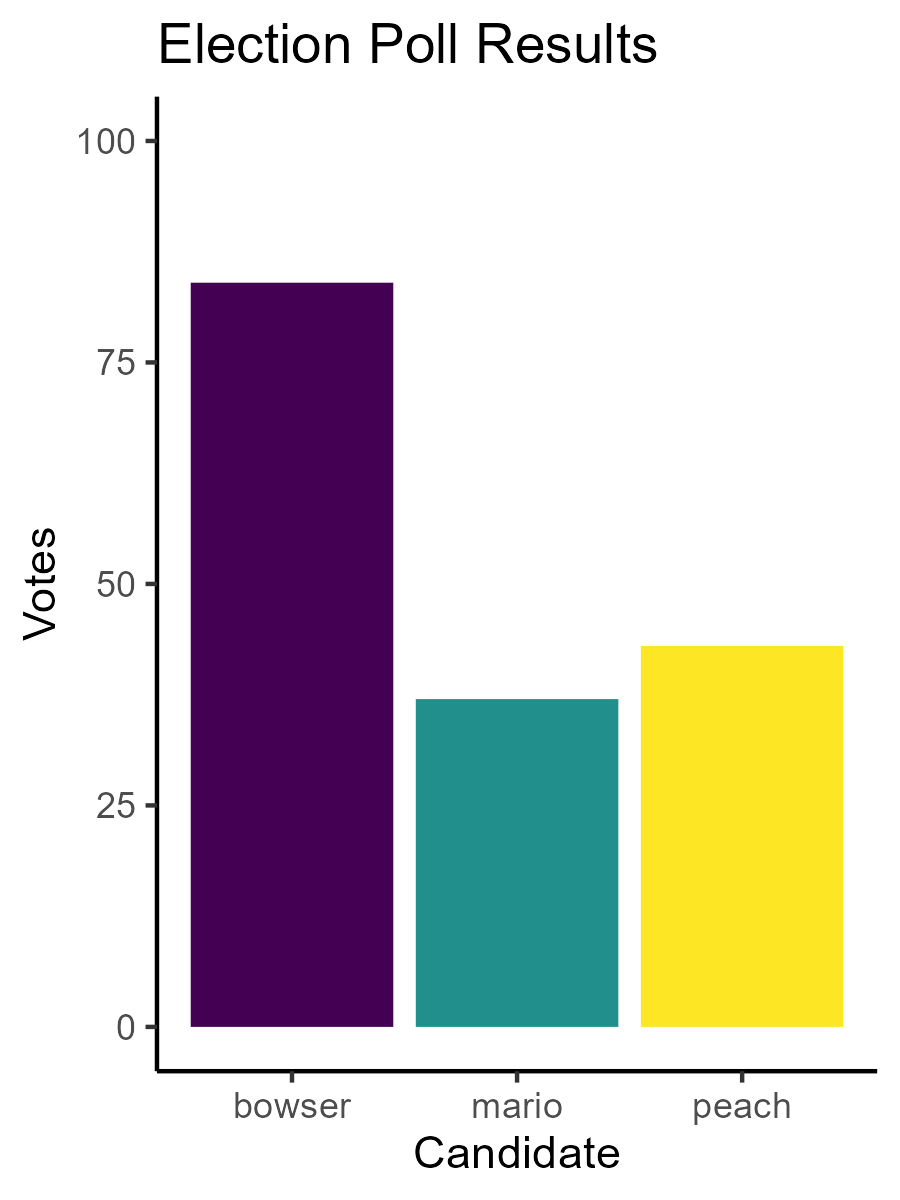

Write R code to recreate this figure.

votes <- read.csv("votes.csv")



p <- ggplot(votes, aes(x = candidate, y = poll)) +
  geom_col(  # coloring columns
    aes(fill = candidate),
    show.legend = FALSE # no legend
  ) +
  scale_fill_viridis_d("Candidate") + # format color for color blindness
  scale_y_continuous(limits = c(0,100)) + # scale y axis
  labs(  # name labels
    x = "Candidate",
    y = "Votes",
    title = "Election Poll Results" 
  ) +
  theme_classic() # change theme 

ggsave(
  "votes.png",
  plot = p,
  height = 1200,
  width = 900,
  units = "px"
)

View(votes)
